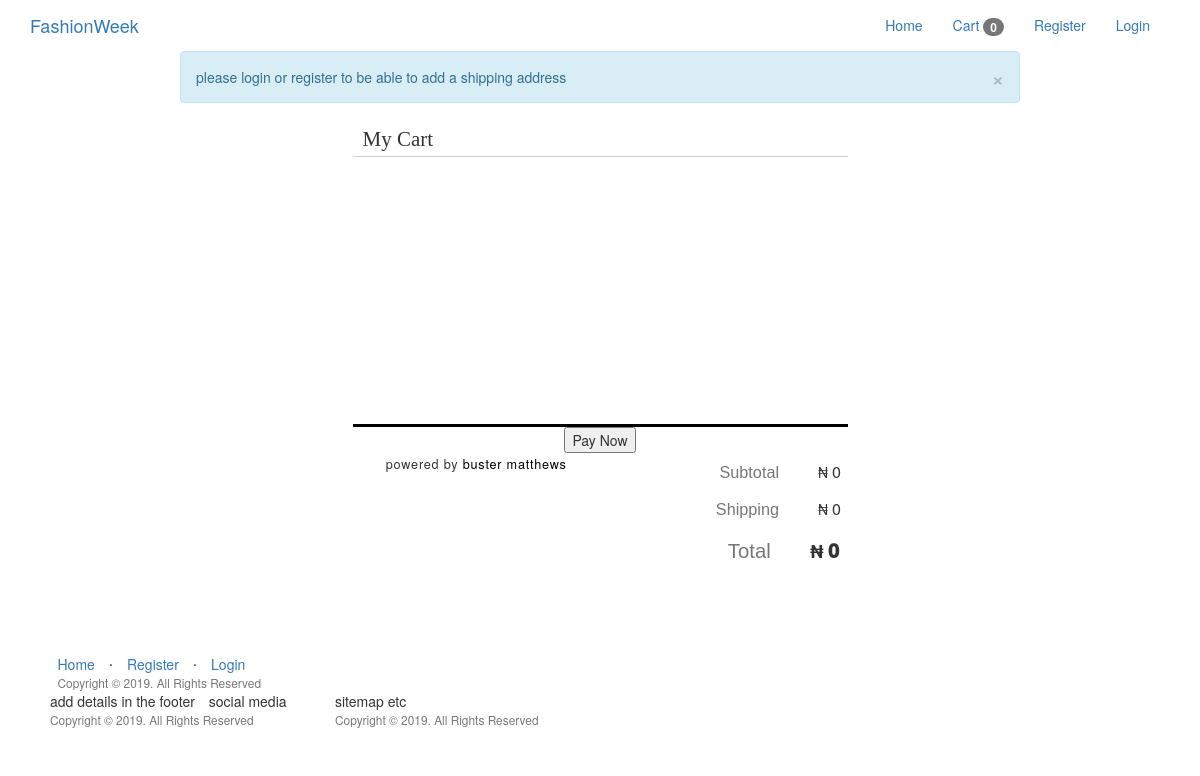
Before: /cart/ with the older database file.
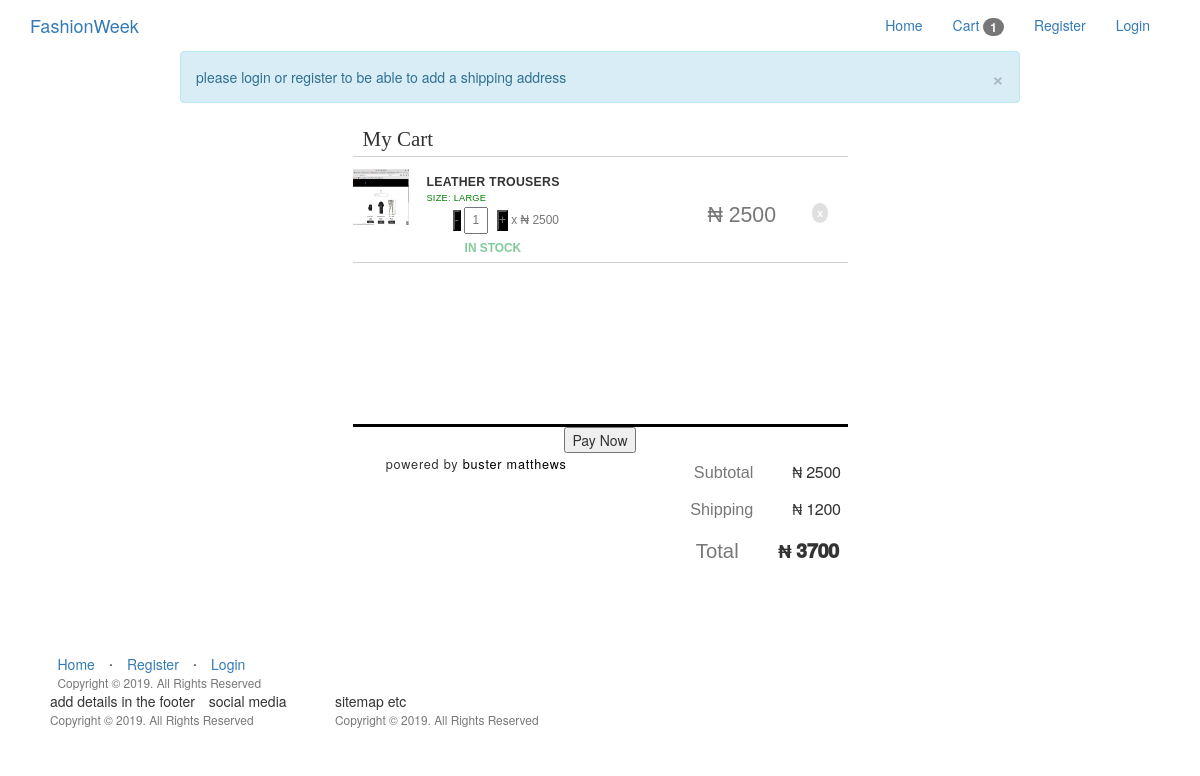
After: the same page with the newer database file.
### app/models.py (models this page shows, shortened)
class Kart(db.Model):
	id = db.Column(db.Integer, primary_key=True)
	product_id = db.Column(db.Integer, db.ForeignKey('product.id'))
	product = db.relationship('Products', uselist=False)
	quantity = db.Column(db.Integer)
	subtotal = db.Column(db.Integer)
	user_id = db.Column(db.Integer, db.ForeignKey('user.id'))
	user = db.relationship('User', uselist=False, backref='user')

class Products(db.Model):
	__tablename__ = 'product'
	id = db.Column(db.Integer, primary_key=True)
	product_name = db.Column(db.String(100), index=True)
	product_price = db.Column(db.Integer, index=True)
	product_image = db.Column(db.String(120),index=True)
	product_description = db.Column(db.String(200), index=True)
	product_stock = db.Column(db.Integer, index = True)
	product_size = db.Column(db.String(5), index = True)
	categories_id = db.Column(db.Integer, db.ForeignKey('categories.id'))
	'''
		foreign key for product.id
		test this weda its one order several products or several orders, serveral products
		using many to many for now
		#many many rel with order
	'''
	order = db.relationship("Order", secondary = association_table)

### app/users/routes.py (the view)
@users.route('/cart/',methods = ["GET","POST"])
def cart():
	count = Kart.query.filter_by(product_id =Kart.product_id).count()
	form = CartForm()
	cartlist = Kart.query.filter_by(user_id=Kart.user_id)
	price = ShippingPrice()
	items_subtotals = subtotals()
	if current_user.is_anonymous:
		flash('please login or register to be able to add a shipping address')
		return render_template('users/cart.html', count= count, cartlist= cartlist,
	title = "Cart", form = form, price=price, items_subtotals=items_subtotals)
	return render_template('users/cart.html', count= count, cartlist= cartlist,
	title = "Cart", form = form, price=price,items_subtotals=items_subtotals)

### app/users/forms.py
class CartForm(FlaskForm):
	quantity = IntegerField('1', validators=[DataRequired()])
	submit = SubmitField('Submit')

### app/users/routes.py (called while the page is built)
def ShippingPrice():
	item_num = Kart.query.filter_by(id = Kart.id).count()
	shipping_price = 0
	if item_num >= 1:
		shipping_price = 1200
	elif item_num >= 5:
		shipping_price = 2500
	else:
		pass
	return shipping_price

def subtotals():
	items_subtotal = 0
	get_products = Kart.query.filter_by(subtotal = Kart.subtotal).all()
	for price in get_products:
		items_subtotal+=int(price.subtotal)
	return items_subtotal

### app/templates/users/cart.html (shortened to what this page needs)
{% extends "base.html" %}
	{%block head%}
	<link href="{{ url_for('static', filename='css/cart.css')}}" rel="stylesheet">
	{%endblock%}
{% block body %}
<body>
<div class="wrapper">
	<header class="heading cf">
		<h5>My Cart</h5>
	</header>
	<div class="outerbox">
		<div class="innerbox">
			<div class="cart-content">
				<ul class="item-wrapper">
						{% for items in cartlist %}
					<li id="cart_items" class="cart-items">
						<div class="infoWrap">
							<div class="item-description">
								<img src="{{ items.product.product_image }}" class="item-img">
								<h6 class="item-name">
									{{ items.product.product_name }}
										<br>
									<div class="small">
										<span>Size:</span>
										<span>{{ items.product.product_size }}</span>
									</div>
								</h6>
								<br>
								<div class="xtra">
									<form action="{{url_for('users.quantity_update', id=items.id)}}">
										<p>
											<input id="minus-btn" type="button" class="minus-btn{{items.id}}" value="-">
												<input type="text" name="quantity" class="qty" id="qty{{items.id}}", value="{{items.quantity}}">
											<input id="plus-btn" type="button" class="plus-btn{{items.id}}" value="+">
											  x <span class="iso">₦</span> <span class="item-price{{items.id}}"> {{ items.product.product_price }}</span>
											  <p> <span id="loading{{items.id}}" class="loading_bkg"></span> </p>
										</p>
									</form>
									<p class="stockStatus">
										In Stock
									</p>
								</div>
							</div>
							<div class="prod-total item-description">
								<p> <span class="iso">₦</span> <span class="item-total{{items.id}} item-total">{{items.subtotal}}</span></p>
							</div>
							<div class="remove-item item-description">
								<a href="{{ url_for('users.remove_item', id=items.id) }}" class="remove">x</a>
							</div>
						</div>
					</li>
                    {% endfor %}
				</ul>
			</div>
		</div>
	</div>
<footer class="cart-footer">
	<div class="subtotal cf">
		<form>
			<button type="button" onClick="payWithRave()">Pay Now</button>
		</form>
    <ul>
	  <li class="totalRow"><span class="label">Subtotal</span>
		<span class="iso">₦</span>
		<span id="subtotal_value" class="value">{{items_subtotals}}</span>
	</li>
	<li class="totalRow"><span class="label">Shipping</span>
		<span class="iso">₦</span>
		<span id="shipping_price" class="value">{{ price }}</span>
	</li>
	<li class="totalRow final"><span class="label">Total</span>
		<span class="iso">₦</span>
		<span id="total-final" class="value">{{items_subtotals + price}}</span>
	</li>
    </ul>
  </div>
	<span class="cart-copyright">
		powered by <a href="#" class="authored">buster matthews</a>
	</span>
</footer>
</div>
</body>
{% endblock %}

### app/templates/base.html (shortened to what this page needs)
<!DOCTYPE html>
<html lang="en">
<head>
    <link href="{{ url_for('static', filename='css/bootstrap.css') }}"rel="stylesheet">
    <link href="{{ url_for('static', filename='css/st.css') }}"rel="stylesheet">
    {%block head %}
    {% endblock %}
</head>
<body>
<div class="container-fluid">
        <div class="navbar-header">
          <a class="navbar-brand" href="{{ url_for('home.homepage') }}">FashionWeek</a>
        </div>
        <ul class="nav navbar-nav navbar-right" style="margin-right:20px;">
            {% if current_user.is_authenticated %}
            {% if current_user.is_admin %}
                <li><a href="{{ url_for('home.admin_dashboard') }}">Dashboard</a></li>
                <li><a href="{{ url_for('admin.list_categories') }}">Categories</a></li>
                <li><a href="{{ url_for('admin.list_products') }}">Products</a></li>
                <li><a href="#">Orders</a></li>
            {% else %}
                <li><a href="{{ url_for('users.cart') }}">Cart <span class="badge">{{ count }}</span></a></li>
            {% endif %}
                <li class="dropdown">
                    <a class="dropdown-toggle" data-toggle="dropdown" role="button" aria-haspopup="true" aria-expanded="false">
                        <i class="fa fa-user"></i>  Hi, {{ current_user.firstname }}!
                        <span class="caret"></span>
                    </a>
                    <ul class="dropdown-menu">
                        <li><a href="{{ url_for('users.profile') }}">Profile</a></li>
                        <li role="separator" class="divider"></li>
                        <li><a href="{{ url_for('auth.logout') }}">Logout</a></li>
                    </ul>
            {% else %}
                <li><a href="{{ url_for('home.homepage') }}">Home</a></li>
                <li><a href="{{ url_for('users.cart') }}">Cart <span class="badge">{{ count }}</span></a></li>
                <li><a href="{{ url_for('auth.register') }}">Register</a></li>
                <li><a href="{{ url_for('auth.login') }}">Login</a></li>
            {% endif %}
        </ul>
</div>
		{% with messages = get_flashed_messages() %}
		  {% if messages %}
		    {% for message in messages %}
        <div class="alert alert-info" role="alert" style="width:70%;
        margin-left:auto;margin-right:auto;">
			<button type="button" class="close" data-dismiss="alert" aria-label="Close">
		  	<span aria-hidden="true">&times;</span>
		</button>
			{{ message }}
		</div>
		{% endfor %}
		{% endif %}
		{% endwith %}
<div class=" container-fluid"style="max-width:85%;" >
      {% block body %}
      {% endblock %}
      <div class="push"></div>
</div>
      <footer style="margin:25px 0px 0px 25px;">
        <div class="container">
            <div class="row">
                <div class="col-lg-12">
                        <ul class="list-inline">
                            <li><a href="{{ url_for('home.homepage') }}">Home</a></li>
                            <li class="footer-menu-divider">⋅</li>
                            {% if current_user.is_authenticated %}
                                <li><a href="{{ url_for('auth.logout') }}">Logout</a></li>
                            {% else %}
                                <li><a href="{{ url_for('auth.register') }}">Register</a></li>
                                <li class="footer-menu-divider">⋅</li>
                                <li><a href="{{ url_for('auth.login') }}">Login</a></li>
                            {% endif %}
                        </ul>
                        <p class="copyright text-muted small">Copyright © 2019. All Rights Reserved</p>
                </div>
                    <div class="col l3 s8 m8 ">
                            <ul class="list-inline">
                             <li>add details in the footer</li>
                             <li>social media</li>
                            </ul>
                            <p class="copyright text-muted small">Copyright © 2019. All Rights Reserved</p>
                        </div>
                        <div class="col l3 s8 m8 ">
                                <ul class="list-inline">
                                <li>sitemap etc</li>
                                </ul>
                                <p class="copyright text-muted small">Copyright © 2019. All Rights Reserved</p>
                            </div>
            </div>
        </div>
      </footer>
</body>
</html>

### app/static/css/st.css (style rules this page uses)
.push { height:4em; }
.row { margin-left: auto; margin-right: auto; margin-bottom: 20px; }
.row:after { content: ""; display: table; clear: both; }
.row .col { float: left; -webkit-box-sizing: border-box; box-sizing: border-box; padding: 0 0.75rem; min-height: 1px; }
.row .col.s8 { width: 66.6666666667%; margin-left: auto; left: auto; right: auto; }
@media only screen and (min-width: 601px) { .row .col.m8 { width: 66.6666666667%; margin-left: auto; left: auto; right: auto; } }
@media only screen and (min-width: 993px) { .row .col.l3 { width: 25%; margin-left: auto; left: auto; right: auto; } }

### app/static/css/cart.css (style rules this page uses)
p,h1, h3, input, ul, h6 ,h5 { margin: 0; padding: 0; }
ul { list-style-type: none; }
.wrapper { position: relative; height: 450px; max-height:50%; width: 50%; max-width: 50%; margin: auto; clear: both; }
.heading { padding: .33em 0; border-bottom: 1px solid #D0D0D0; }
.heading h5 { font-family: "Droid Serif", serif; font-size: 1.5em; margin-left: 10px; }
.outerbox { clear: both; height: 100%; width:100%; position: relative; overflow: hidden; clear: both; }
.innerbox { height:80%; width: 100%; }
.cart-content { margin-top: 10px; display: table; position:relative; width: 100%; }
.item-wrapper { list-style-type: none; padding: 0; }
.cart-items { display: block; width: 100%; vertical-align: middle; border-bottom: 1px solid #D0D0D0; }
.infoWrap { display: table; width: 100%; }
.item-description { display: table-cell; vertical-align: middle; padding-bottom: 5px; }
.item-img { width:5em; height: 4em; display:inline; padding-right:1em; margin-top: 2px; margin-bottom: 4px; }
.item-name { top: 7%; font-size: .88em; font-family: "Montserrat", sans-serif; font-weight: bold; text-transform: uppercase; letter-spacing: .021em; }
.item-img, .item-name { display: inline-block; }
.item-description p { font-size: .85em; color: #777777; font-family: "Montserrat", sans-serif; display: inline-block; }
div.small { color:green; line-height: 2; }
.xtra { margin-left: auto; margin-right: auto; width: 40%; margin-top: -10%; }
input.qty { width: 2em; text-align: center; font-size: 1em; padding: .25em; margin: 1em .5em 0 0; }
p.stockStatus { color: #82CA9C; font-weight: bold; padding: .5em 0 0 1em; text-transform: uppercase; }
.prod-total { text-align: center; margin-right: 2px; font-size: 25px; }
.remove-item { padding-left: 15px; }
.remove { text-decoration: none; font-family: "Montserrat", sans-serif; color: #ffffff; font-weight: bold; background: #e0e0e0; padding: .5em; font-size: .75em; display: inline-block; border-radius: 100%; line-height: .85; transition: all 0.25s linear; }
.cart-footer { border-top: solid black; position:absolute; bottom: 0; width: 100%; height: auto; text-align: center; }
.cf >ul { width: 50%; float: right; }
.subtotal .totalRow { padding: .5em; text-align: right; }
.subtotal .totalRow .label { font-family: "Montserrat", sans-serif; font-size: 1.16em; font-weight: normal; color: #777; }
.subtotal .totalRow span.label { display: inline-block; padding: 0 0 0 1em; text-align: right; margin-right: 35px; }
.subtotal .totalRow .value { letter-spacing: -.025em; font-size: 1.15em; font-weight: 100; }
.subtotal .totalRow.final { font-size: 1.25em; font-weight: bold ; }
.subtotal .totalRow.final>.value { font-weight: 1000 ; }
.cart-copyright { font-size: 12.7px; letter-spacing: 0.06em; }
.authored { color: black; }
.cf:before, .cf:after { content: " "; display: table; }
.loading_bkg { height: 16px; display: inline-block; width: 18px; margin-left: 4px; }
#minus-btn,#plus-btn { background-color: black; }

Changed rows visible on the page:
added Kart: product.product_name "LEATHER TROUSERS", product.product_size "LARGE", quantity "1", product.product_price "2500", subtotal "2500"
Other visible differences:
{{ count }}: "0" → "1"
{{ items_subtotals }}: "0" → "2500"
{{ price }}: "0" → "1200"
{{ items_subtotals + price }}: "0" → "3700"
